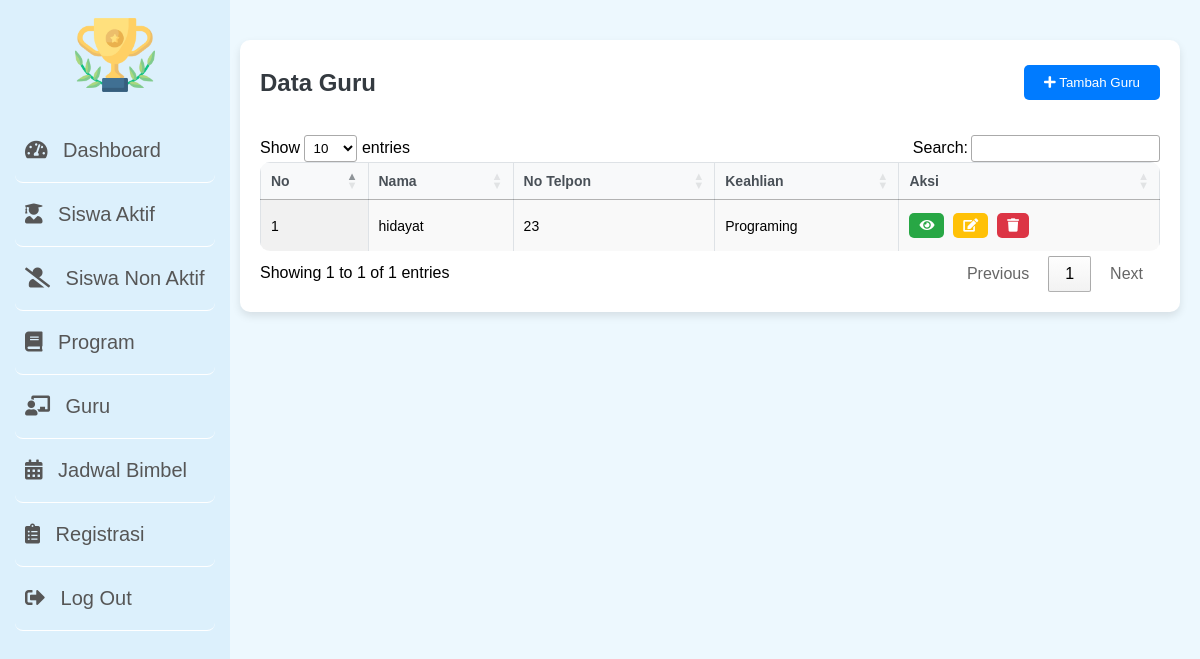
The page /admin/index.php?page=data-guru (signed in) on the database its author committed.
### tables this page shows
CREATE TABLE `guru` (
  `id_guru` int(11) NOT NULL,
  `nama_guru` varchar(100) NOT NULL,
  `alamat` varchar(255) DEFAULT NULL,
  `no_telp` varchar(15) DEFAULT NULL,
  `email` varchar(100) DEFAULT NULL,
  `tanggal_lahir` date DEFAULT NULL,
  `jenis_kelamin` enum('Laki-laki','Perempuan') NOT NULL,
  `pendidikan_terakhir` varchar(100) DEFAULT NULL,
  `bidang_keahlian` varchar(100) DEFAULT NULL,
  `tanggal_mulai_kerja` date DEFAULT NULL,
  `status_aktif` enum('Aktif','Tidak Aktif') DEFAULT 'Aktif'
);

### admin/data-guru.php (the view, shortened to what this page needs)
<?php
include '../koneksi/koneksi.php';
$sql = "SELECT id_guru, nama_guru, no_telp, bidang_keahlian FROM guru";
$result = $conn->query($sql);
?>
<!DOCTYPE html>
<html lang="en">
<head>
    <link rel="stylesheet" href="https://cdnjs.cloudflare.com/ajax/libs/font-awesome/5.15.4/css/all.min.css">
    <link rel="stylesheet" href="https://cdn.datatables.net/1.11.5/css/jquery.dataTables.min.css">
    <link rel="stylesheet" href="aset/style-data-guru.css">
</head>
<body>
    <div class="page-data">
        <div class="page-data_header">
            <h2>Data Guru</h2>
            <button class="btn" id="tambahGuruBtn"><i class="fas fa-plus"></i> Tambah Guru</button>
        </div>
        <div class="page-data_table">
            <table id="guruTable" class="display">
                <thead>
                    <tr>
                        <th>No</th>
                        <th>Nama</th>
                        <th>No Telpon</th>
                        <th>Keahlian</th>
                        <th>Aksi</th>
                    </tr>
                </thead>
                <tbody>
                    <?php
                    if ($result->num_rows > 0) {
                        $no = 1;
                        while ($row = $result->fetch_assoc()) {
                            echo "<tr>";
                            echo "<td>" . $no++ . "</td>";
                            echo "<td>" . $row['nama_guru'] . "</td>";
                            echo "<td>" . $row['no_telp'] . "</td>";
                            echo "<td>" . $row['bidang_keahlian'] . "</td>";
                            echo "<td>
                                    <button class='btn view-btn' data-id='" . $row['id_guru'] . "' style='background-color: #28a745;'><i class='fas fa-eye'></i></button>
                                    <button class='btn edit-btn' data-id='" . $row['id_guru'] . "' style='background-color: #ffc107;'><i class='fas fa-edit'></i></button>
                                    <button class='btn delete-btn' data-id='" . $row['id_guru'] . "' style='background-color: #dc3545;'><i class='fas fa-trash'></i></button>
                                  </td>";
                            echo "</tr>";
                        }
                    } else {
                        echo "<tr><td colspan='5'>Tidak ada data guru</td></tr>";
                    }
                    ?>
                </tbody>
            </table>
        </div>
    </div>
</body>
</html>

### admin/aset/style.css (style rules this page uses)
body { font-family: 'Segoe UI', Tahoma, Geneva, Verdana, sans-serif; display: flex; min-height: 100vh; margin: 0; font-family: Arial, sans-serif; background-color: rgb(237, 248, 254); }

### admin/aset/style-data-guru.css (style rules this page uses)
.page-data { max-width: 1200px; margin: 20px auto; background: #fff; padding: 20px; border-radius: 10px; box-shadow: 0 4px 8px rgba(0, 0, 0, 0.1); }
.page-data_header { display: flex; justify-content: space-between; align-items: center; padding-bottom: 10px; margin-bottom: 20px; }
.page-data_header h2 { margin: 0; color: #343a40; }
.btn { background-color: #007bff; color: #fff; padding: 10px 20px; text-decoration: none; border-radius: 5px; transition: background-color 0.3s, transform 0.3s; margin: 5px 0; border: none; }
.page-data_table table { width: 100%; border-collapse: collapse; border-radius: 10px; overflow: hidden; font-size: 14px; }
.page-data_table th, .page-data_table td { padding: 15px; border: 1px solid #dee2e6; text-align: left; }
.page-data_table th { background-color: #f8f9fa; color: #495057; }
.page-data_table .btn { margin-right: 5px; padding: 5px 10px; }

### admin/index.php (style rules this page uses)
body { font-family: 'Segoe UI', Tahoma, Geneva, Verdana, sans-serif; display: flex; min-height: 100vh; margin: 0; font-family: Arial, sans-serif; background-color:rgb(237, 248, 254); }

### rows shown on the page
guru: nama_guru "hidayat", no_telp "23", bidang_keahlian "Programing"
